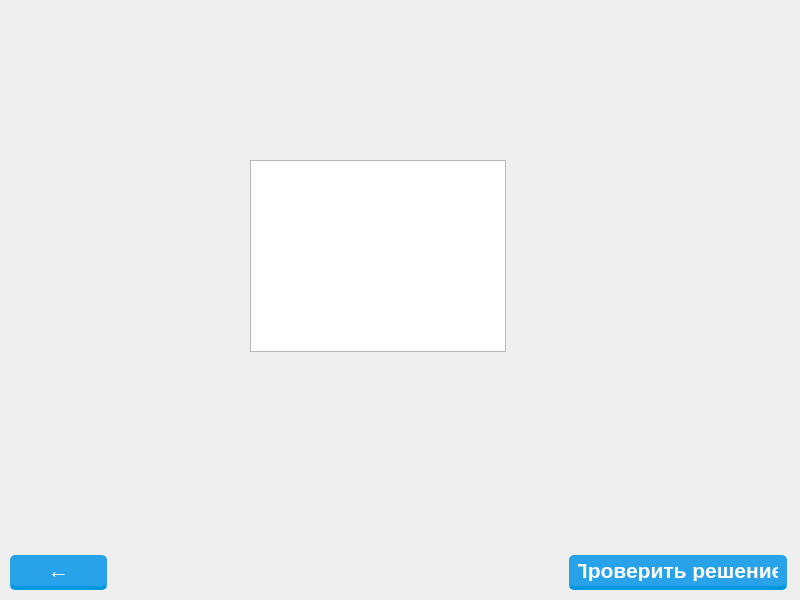
<?xml version="1.0" encoding="UTF-8"?>
<ui version="4.0">
 <class>GameWindowClass</class>
 <widget class="QWidget" name="GameWindowClass">
  <property name="geometry">
   <rect>
    <x>0</x>
    <y>0</y>
    <width>800</width>
    <height>600</height>
   </rect>
  </property>
  <property name="font">
   <font>
    <pointsize>16</pointsize>
    <weight>75</weight>
    <bold>true</bold>
   </font>
  </property>
  <property name="windowTitle">
   <string>GameWindow</string>
  </property>
  <widget class="QPushButton" name="mainWindow">
   <property name="geometry">
    <rect>
     <x>10</x>
     <y>550</y>
     <width>100</width>
     <height>40</height>
    </rect>
   </property>
   <property name="styleSheet">
    <string notr="true">float:right;
font: 32pt &quot;MS Shell Dlg 2&quot;;
margin-right: 3%;
margin-top: 5px;
border-radius: 5px;
 -moz-border-radius: 5px;
-webkit-border-radius: 5px;
 padding: 5px 9px;
font-size: 1.2em;
background-color: rgba(40, 162, 232, 1);
text-shadow: #454545 0 0 2px;
border-bottom: 4px solid rgba(0, 152, 224, 1);
 color: white;
font-family: 'Roboto Slab', serif;</string>
   </property>
   <property name="text">
    <string>←</string>
   </property>
  </widget>
  <widget class="BoardWidget" name="tableWidget">
   <property name="geometry">
    <rect>
     <x>250</x>
     <y>160</y>
     <width>256</width>
     <height>192</height>
    </rect>
   </property>
   <property name="font">
    <font>
     <pointsize>19</pointsize>
     <weight>75</weight>
     <bold>true</bold>
    </font>
   </property>
   <property name="tabKeyNavigation">
    <bool>true</bool>
   </property>
   <property name="showDropIndicator" stdset="0">
    <bool>true</bool>
   </property>
   <property name="gridStyle">
    <enum>Qt::SolidLine</enum>
   </property>
  </widget>
  <widget class="QPushButton" name="mainWindow_2">
   <property name="geometry">
    <rect>
     <x>569</x>
     <y>550</y>
     <width>221</width>
     <height>40</height>
    </rect>
   </property>
   <property name="styleSheet">
    <string notr="true">float:right;
font: 15pt &quot;MS Shell Dlg 2&quot;;
margin-right: 3%;
margin-top: 5px;
border-radius: 5px;
 -moz-border-radius: 5px;
-webkit-border-radius: 5px;
 padding: 5px 9px;
font-size: 1.2em;
background-color: rgba(40, 162, 232, 1);
text-shadow: #454545 0 0 2px;
border-bottom: 4px solid rgba(0, 152, 224, 1);
 color: white;
font-family: 'Roboto Slab', serif;</string>
   </property>
   <property name="text">
    <string>Проверить решение</string>
   </property>
  </widget>
 </widget>
 <layoutdefault spacing="6" margin="11"/>
 <customwidgets>
  <customwidget>
   <class>BoardWidget</class>
   <extends>QTableWidget</extends>
   <header location="global">BoardWidget.h</header>
  </customwidget>
 </customwidgets>
 <resources/>
 <connections>
  <connection>
   <sender>mainWindow</sender>
   <signal>clicked()</signal>
   <receiver>GameWindowClass</receiver>
   <slot>slotShowLevelsWindow()</slot>
   <hints>
    <hint type="sourcelabel">
     <x>45</x>
     <y>574</y>
    </hint>
    <hint type="destinationlabel">
     <x>124</x>
     <y>492</y>
    </hint>
   </hints>
  </connection>
  <connection>
   <sender>mainWindow_2</sender>
   <signal>clicked()</signal>
   <receiver>GameWindowClass</receiver>
   <slot>slotCheckUserSolutuion()</slot>
   <hints>
    <hint type="sourcelabel">
     <x>611</x>
     <y>565</y>
    </hint>
    <hint type="destinationlabel">
     <x>595</x>
     <y>497</y>
    </hint>
   </hints>
  </connection>
 </connections>
 <slots>
  <slot>slotShowLevelsWindow()</slot>
  <slot>slotCheckUserSolutuion()</slot>
 </slots>
</ui>
